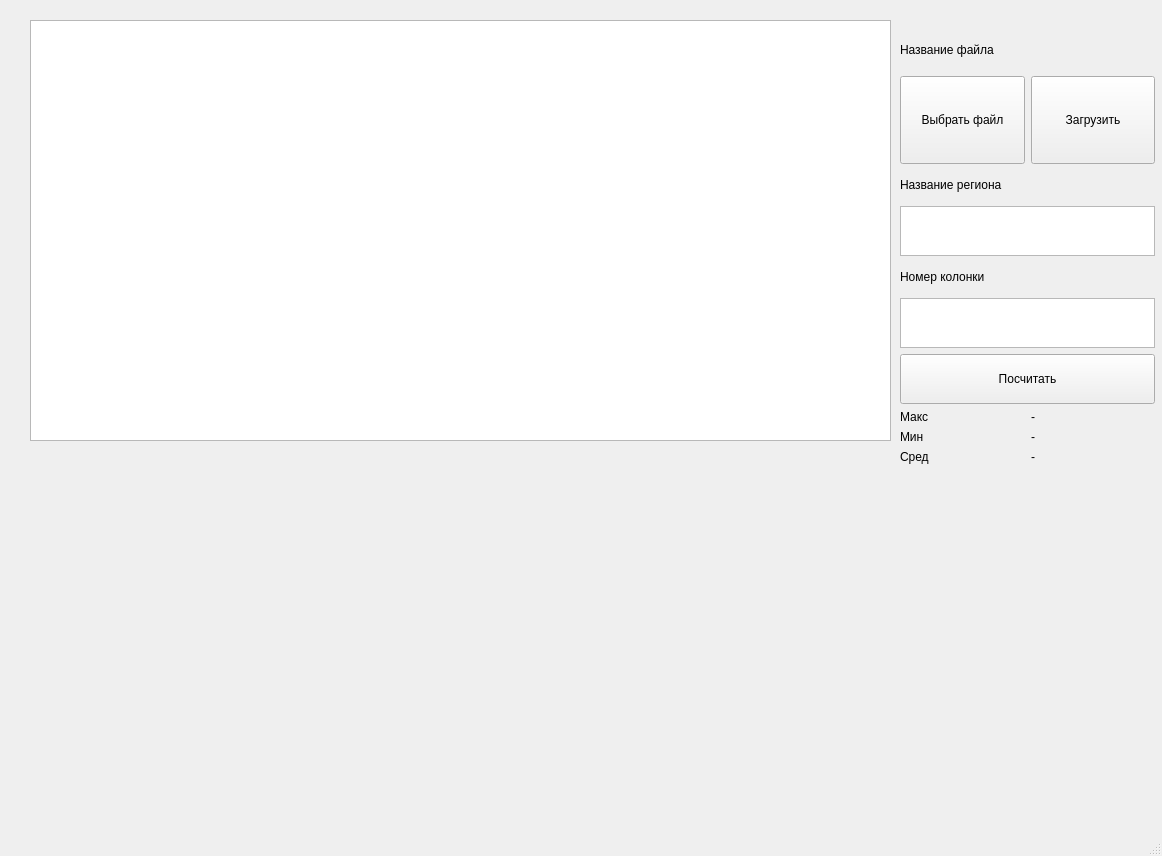
<?xml version="1.0" encoding="UTF-8"?>
<ui version="4.0">
 <class>MainWindow</class>
 <widget class="QMainWindow" name="MainWindow">
  <property name="geometry">
   <rect>
    <x>0</x>
    <y>0</y>
    <width>1162</width>
    <height>856</height>
   </rect>
  </property>
  <property name="windowTitle">
   <string>MainWindow</string>
  </property>
  <widget class="QWidget" name="centralwidget">
   <widget class="QWidget" name="verticalLayoutWidget_2">
    <property name="geometry">
     <rect>
      <x>900</x>
      <y>30</y>
      <width>255</width>
      <height>434</height>
     </rect>
    </property>
    <layout class="QVBoxLayout" name="verticalLayout_2">
     <item>
      <widget class="QLabel" name="fileName_label">
       <property name="minimumSize">
        <size>
         <width>0</width>
         <height>40</height>
        </size>
       </property>
       <property name="text">
        <string>Название файла</string>
       </property>
       <property name="wordWrap">
        <bool>true</bool>
       </property>
      </widget>
     </item>
     <item>
      <layout class="QHBoxLayout" name="horizontalLayout">
       <item>
        <widget class="QPushButton" name="fileSelect_bttn">
         <property name="sizePolicy">
          <sizepolicy hsizetype="Minimum" vsizetype="Expanding">
           <horstretch>0</horstretch>
           <verstretch>0</verstretch>
          </sizepolicy>
         </property>
         <property name="text">
          <string>Выбрать файл</string>
         </property>
        </widget>
       </item>
       <item>
        <widget class="QPushButton" name="loadDataButton">
         <property name="sizePolicy">
          <sizepolicy hsizetype="Minimum" vsizetype="Expanding">
           <horstretch>0</horstretch>
           <verstretch>0</verstretch>
          </sizepolicy>
         </property>
         <property name="text">
          <string>Загрузить</string>
         </property>
        </widget>
       </item>
      </layout>
     </item>
     <item>
      <layout class="QVBoxLayout" name="verticalLayout">
       <item>
        <widget class="QLabel" name="label_2">
         <property name="minimumSize">
          <size>
           <width>0</width>
           <height>30</height>
          </size>
         </property>
         <property name="text">
          <string>Названиe региона</string>
         </property>
        </widget>
       </item>
       <item>
        <widget class="QTextEdit" name="regionTextInput">
         <property name="minimumSize">
          <size>
           <width>0</width>
           <height>50</height>
          </size>
         </property>
         <property name="maximumSize">
          <size>
           <width>16777215</width>
           <height>50</height>
          </size>
         </property>
        </widget>
       </item>
       <item>
        <widget class="QLabel" name="label_5">
         <property name="minimumSize">
          <size>
           <width>0</width>
           <height>30</height>
          </size>
         </property>
         <property name="text">
          <string>Номер колонки</string>
         </property>
        </widget>
       </item>
       <item>
        <widget class="QTextEdit" name="columnNumber_input">
         <property name="minimumSize">
          <size>
           <width>0</width>
           <height>50</height>
          </size>
         </property>
         <property name="maximumSize">
          <size>
           <width>16777215</width>
           <height>50</height>
          </size>
         </property>
        </widget>
       </item>
       <item>
        <widget class="QPushButton" name="calcButton">
         <property name="sizePolicy">
          <sizepolicy hsizetype="Minimum" vsizetype="Fixed">
           <horstretch>0</horstretch>
           <verstretch>17</verstretch>
          </sizepolicy>
         </property>
         <property name="minimumSize">
          <size>
           <width>0</width>
           <height>50</height>
          </size>
         </property>
         <property name="text">
          <string>Посчитать</string>
         </property>
        </widget>
       </item>
       <item>
        <layout class="QHBoxLayout" name="horizontalLayout_2">
         <item>
          <widget class="QLabel" name="label">
           <property name="text">
            <string>Макс</string>
           </property>
          </widget>
         </item>
         <item>
          <widget class="QLabel" name="label_max">
           <property name="text">
            <string>-</string>
           </property>
          </widget>
         </item>
        </layout>
       </item>
       <item>
        <layout class="QHBoxLayout" name="horizontalLayout_3">
         <item>
          <widget class="QLabel" name="label_3">
           <property name="text">
            <string>Мин</string>
           </property>
          </widget>
         </item>
         <item>
          <widget class="QLabel" name="label_min">
           <property name="text">
            <string>-</string>
           </property>
          </widget>
         </item>
        </layout>
       </item>
      </layout>
     </item>
     <item>
      <layout class="QHBoxLayout" name="horizontalLayout_4">
       <item>
        <widget class="QLabel" name="label_4">
         <property name="text">
          <string>Сред</string>
         </property>
        </widget>
       </item>
       <item>
        <widget class="QLabel" name="label_avg">
         <property name="text">
          <string>-</string>
         </property>
        </widget>
       </item>
      </layout>
     </item>
    </layout>
   </widget>
   <widget class="QTableView" name="table">
    <property name="geometry">
     <rect>
      <x>30</x>
      <y>20</y>
      <width>861</width>
      <height>421</height>
     </rect>
    </property>
   </widget>
   <widget class="QCustomPlot" name="widget" native="true">
    <property name="geometry">
     <rect>
      <x>40</x>
      <y>460</y>
      <width>701</width>
      <height>331</height>
     </rect>
    </property>
   </widget>
  </widget>
  <widget class="QMenuBar" name="menubar">
   <property name="geometry">
    <rect>
     <x>0</x>
     <y>0</y>
     <width>1162</width>
     <height>31</height>
    </rect>
   </property>
  </widget>
  <widget class="QStatusBar" name="statusbar"/>
 </widget>
 <customwidgets>
  <customwidget>
   <class>QCustomPlot</class>
   <extends>QWidget</extends>
   <header>qcustomplot.h</header>
   <container>1</container>
  </customwidget>
 </customwidgets>
 <resources/>
 <connections/>
</ui>
